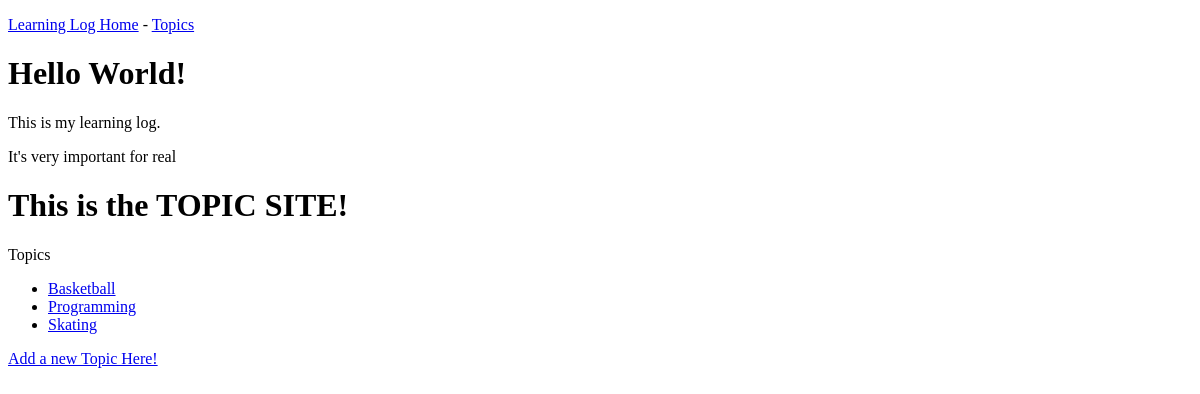
Before: /topics/ with the older database file.
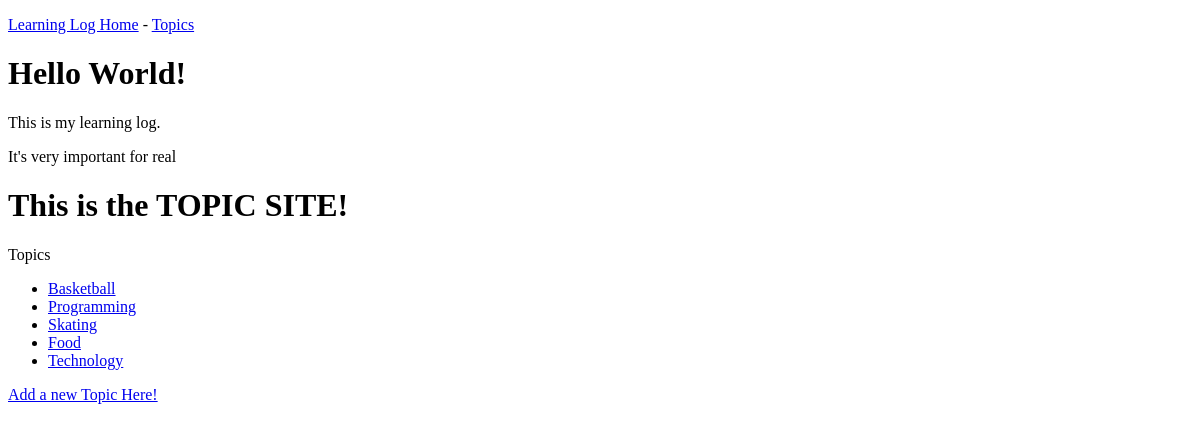
After: the same page with the newer database file.
### learning_logs/models.py (models this page shows)
class Topic(models.Model):
    text = models.CharField(max_length=200)
    date_added = models.DateTimeField(auto_now_add=True)
    def __str__(self):
        return self.text

### learning_logs/views.py (the view)
# urls.py: url(r'^topics/$', views.topics, name='topics'),
def topics(request):
    topics = Topic.objects.order_by('date_added')
    context = {'topics':topics}
    return render(request, 'learning_logs/topics.html', context=context)

### learning_logs/templates/learning_logs/topics.html
{% extends "learning_logs/base.html" %}
{% block content %}
    <h1>This is the TOPIC SITE!</h1>
    <p>Topics</p>
    <ul>
        {% for topic in topics %}
            <li>
                <a href="{% url 'learning_logs:topic' topic.id %}">{{ topic }}</a>
            </li>
        {% empty %}
            <li>Oops, 我们还没有Topic！</li>
        {% endfor %}
    </ul>
    <a href="{% url 'learning_logs:new_topic' %}">Add a new Topic Here!</a>
{% endblock content %}

### learning_logs/templates/learning_logs/base.html (shortened to what this page needs)
<!DOCTYPE html>
<html lang="en">
<head>
</head>
<body>
    <p>
        <a href="{% url 'learning_logs:index' %}">Learning Log Home</a> -
        <a href="{% url 'learning_logs:topics' %}">Topics</a>
    </p>
    <h1>Hello World!</h1>
    <p>This is my learning log.</p>
    <p>It's very important for real</p>
    {% block content %}{% endblock content %}
</body>
</html>

Changed rows visible on the page:
added Topic: text "Food"
added Topic: text "Technology"
